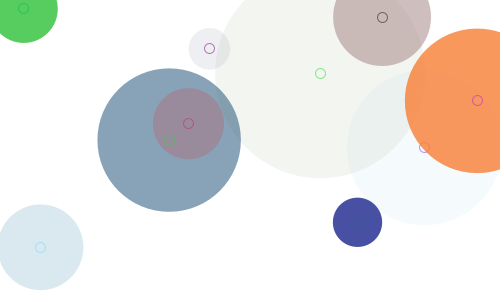
Frame 1 (no input)
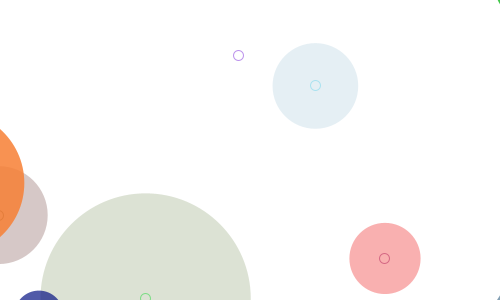
Frame 60 (the mouse pressed at the canvas centre just before this capture)
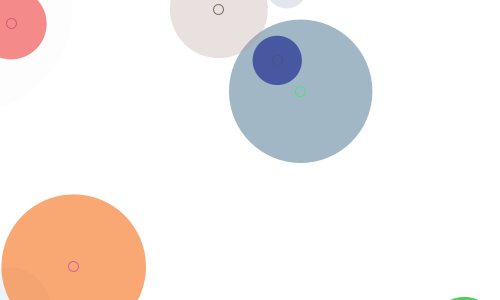
Frame 120 (the mouse held since frame 60 and released just before this capture)

The Processing sketch that drew these frames (run headless with seeded random() and noise(); from frame 60 on, the mouse is pressed at the canvas centre):

// Processing sketch: sketch_170425b_art_6_1
// ── sketch_170425b_art_6_1.pde
int _num = 10;
Circle[] _circleArray = {};

/*
* 初期処理
*/
void setup() {
  // 初回に円を生成して表示
  size(500, 300);
  background(255);
  smooth();
  strokeWeight(1);
  fill(150, 50);
  drawCircles();
}

/*
* 描写
*/
void draw() {
  // 円の移動に合わせて描写
  background(255);
  for (int i = 0; i < _circleArray.length; i++) {
    Circle circle = _circleArray[i];
    circle.updateMe();
  }
}

/*
* マウスリリース時
*/
void mouseReleased() {
  // 円を追加描写
  drawCircles();
}

/*
* 新規に円を生成して表示する
*/
void drawCircles() {
  for (int i = 0; i < _num; i++) {
    Circle circle = new Circle();
    circle.drawMe();
    _circleArray = (Circle[])append(_circleArray, circle);
  }
}

/*
* 円クラス
*/
class Circle {
  float x, y;
  float radius;
  color linecol, fillcol;
  float alpha;
  float xmove, ymove;

  /*
  * コンストラクタ
  */
  Circle() {
    x = random(width);
    y = random(height);
    radius = random(10, 110);
    linecol = color(random(255), random(255), random(255));
    fillcol = color(random(255), random(255), random(255));
    alpha = random(255);
    xmove = random(-5, 5);
    ymove = random(-5, 5);
  }
  
  /*
  * 円を描写する
  */
  void drawMe() {
    noStroke();
    fill(fillcol, alpha);
    ellipse(x, y, radius*2, radius*2);
    stroke(linecol, 150);
    noFill();
    ellipse(x, y, 10, 10);
  }
  
  /*
  * 円の移動と他の円
  */
  void updateMe() {
    x += xmove;
    y += ymove;
    if (x > (width + radius)) {
      x = 0 - radius;
    }
    if (x < (0 - radius)) {
      x = width + radius;
    }
    if (y > (height + radius)) {
      y = 0 - radius;
    }
    if (y < (0 - radius)) {
      y = height + radius;
    }
    
    // 描写対象の円と他の円が重なったかを判定して取得
    boolean touching = false;
    for (int i = 0; i < _circleArray.length; i++) {
      Circle otherCircle = _circleArray[i];
      if (otherCircle != this) {
        float dist = dist(x, y, otherCircle.x, otherCircle.y);
        float overlap = dist - radius - otherCircle.radius;
        if (overlap < 0) {
          touching = true;
          break;
        }
      }
    }

    // 重なっていたら徐々に透明に
    if (touching) {
      if (alpha > 0) {
        alpha--;
      }
    // 重なっていなかったら元に戻す 
    } else {
      if (alpha < 255) {
        alpha += 2;
      }
    }
    
    drawMe();
  }
}
